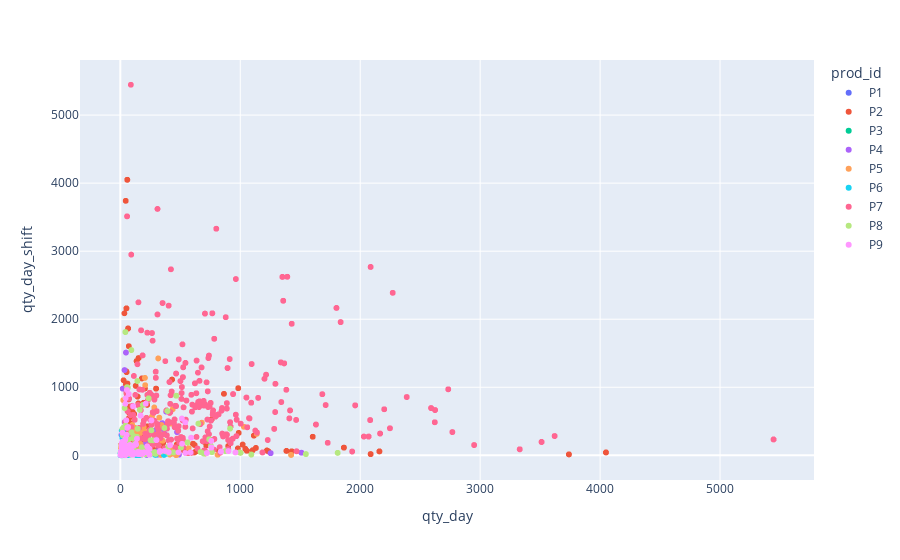

Notebook cell for this chart:
### Code cell
px.scatter(df, x="qty_day", y="qty_day_shift", color="prod_id")

### Figure 1 — Plotly figure (JSON) as saved in the notebook; plotly's stock layout.template omitted (floating-point values rounded to 4 significant figures; data arrays with more than 128 entries replaced by an {"elided": "..."} marker saying what was removed)
{"data": [{"hovertemplate": "prod_id=P1<br>qty_day=%{x}<br>qty_day_shift=%{y}<extra></extra>", "legendgroup": "P1", "marker": {"color": "#636efa", "symbol": "circle"}, "mode": "markers", "name": "P1", "showlegend": true, "type": "scattergl", "x": {"elided": "446 int values"}, "xaxis": "x", "y": {"elided": "446 int values"}, "yaxis": "y"}, {"hovertemplate": "prod_id=P2<br>qty_day=%{x}<br>qty_day_shift=%{y}<extra></extra>", "legendgroup": "P2", "marker": {"color": "#EF553B", "symbol": "circle"}, "mode": "markers", "name": "P2", "showlegend": true, "type": "scattergl", "x": {"elided": "1947 int values"}, "xaxis": "x", "y": {"elided": "1947 int values"}, "yaxis": "y"}, {"hovertemplate": "prod_id=P3<br>qty_day=%{x}<br>qty_day_shift=%{y}<extra></extra>", "legendgroup": "P3", "marker": {"color": "#00cc96", "symbol": "circle"}, "mode": "markers", "name": "P3", "showlegend": true, "type": "scattergl", "x": {"elided": "550 int values"}, "xaxis": "x", "y": {"elided": "550 int values"}, "yaxis": "y"}, {"hovertemplate": "prod_id=P4<br>qty_day=%{x}<br>qty_day_shift=%{y}<extra></extra>", "legendgroup": "P4", "marker": {"color": "#ab63fa", "symbol": "circle"}, "mode": "markers", "name": "P4", "showlegend": true, "type": "scattergl", "x": {"elided": "548 int values"}, "xaxis": "x", "y": {"elided": "548 int values"}, "yaxis": "y"}, {"hovertemplate": "prod_id=P5<br>qty_day=%{x}<br>qty_day_shift=%{y}<extra></extra>", "legendgroup": "P5", "marker": {"color": "#FFA15A", "symbol": "circle"}, "mode": "markers", "name": "P5", "showlegend": true, "type": "scattergl", "x": {"elided": "671 int values"}, "xaxis": "x", "y": {"elided": "671 int values"}, "yaxis": "y"}, {"hovertemplate": "prod_id=P6<br>qty_day=%{x}<br>qty_day_shift=%{y}<extra></extra>", "legendgroup": "P6", "marker": {"color": "#19d3f3", "symbol": "circle"}, "mode": "markers", "name": "P6", "showlegend": true, "type": "scattergl", "x": {"elided": "767 int values"}, "xaxis": "x", "y": {"elided": "767 int values"}, "yaxis": "y"}, {"hovertemplate": "prod_id=P7<br>qty_day=%{x}<br>qty_day_shift=%{y}<extra></extra>", "legendgroup": "P7", "marker": {"color": "#FF6692", "symbol": "circle"}, "mode": "markers", "name": "P7", "showlegend": true, "type": "scattergl", "x": {"elided": "2442 int values"}, "xaxis": "x", "y": {"elided": "2442 int values"}, "yaxis": "y"}, {"hovertemplate": "prod_id=P8<br>qty_day=%{x}<br>qty_day_shift=%{y}<extra></extra>", "legendgroup": "P8", "marker": {"color": "#B6E880", "symbol": "circle"}, "mode": "markers", "name": "P8", "showlegend": true, "type": "scattergl", "x": {"elided": "910 int values"}, "xaxis": "x", "y": {"elided": "910 int values"}, "yaxis": "y"}, {"hovertemplate": "prod_id=P9<br>qty_day=%{x}<br>qty_day_shift=%{y}<extra></extra>", "legendgroup": "P9", "marker": {"color": "#FF97FF", "symbol": "circle"}, "mode": "markers", "name": "P9", "showlegend": true, "type": "scattergl", "x": {"elided": "652 int values"}, "xaxis": "x", "y": {"elided": "652 int values"}, "yaxis": "y"}], "layout": {"autosize": true, "legend": {"title": {"text": "prod_id"}, "tracegroupgap": 0}, "margin": {"t": 60}, "xaxis": {"anchor": "y", "autorange": true, "domain": [0, 1], "range": [-323.7, 5771.0], "title": {"text": "qty_day"}, "type": "linear"}, "yaxis": {"anchor": "x", "autorange": true, "domain": [0, 1], "range": [-420.6, 5868.0], "title": {"text": "qty_day_shift"}, "type": "linear"}}}
